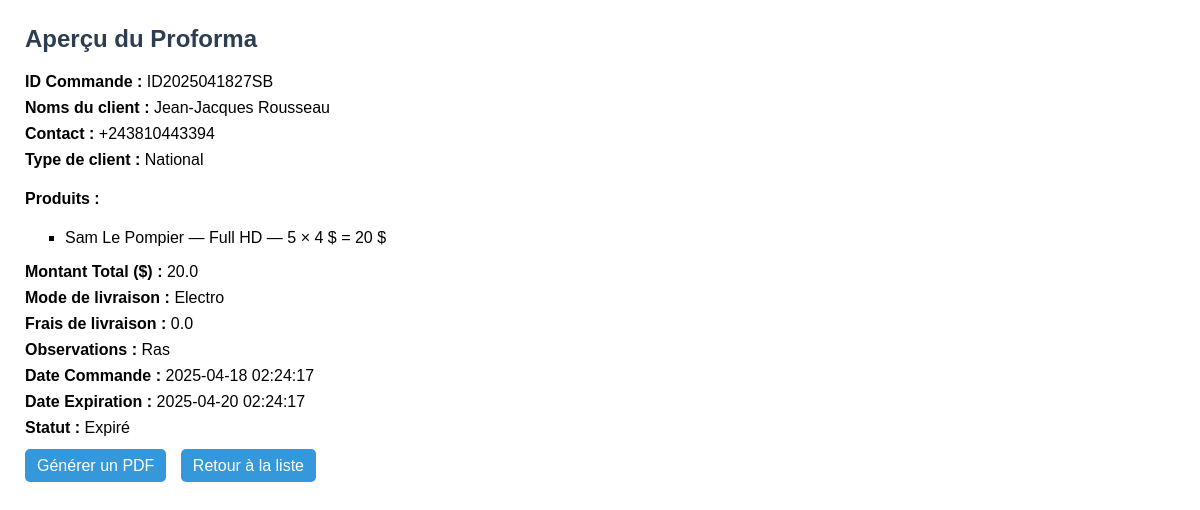
Before: /commandes/view/12 with the older database file.
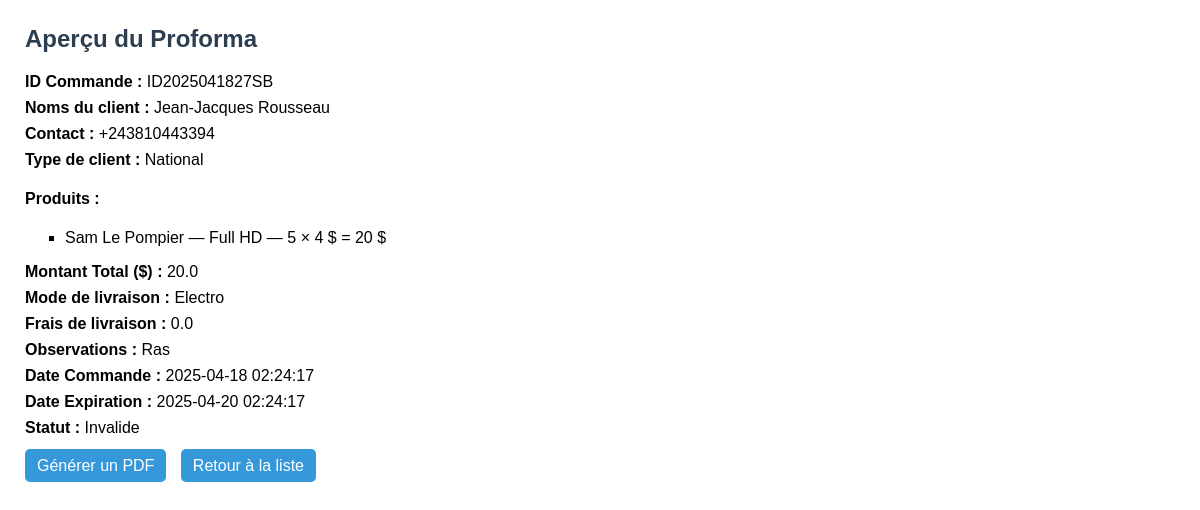
After: the same page with the newer database file.
### tables this page shows
CREATE TABLE proformas (
            id INTEGER PRIMARY KEY AUTOINCREMENT,
            nom_client TEXT,
            contact TEXT,
            type_client TEXT,
            produits TEXT,
            montant_total REAL,
            mode_livraison TEXT,
            frais_livraison REAL,
            observations TEXT,
            date_commande TEXT,
            date_generation TEXT,
            date_expiration TEXT,
            statut TEXT,
            chemin_fichier TEXT
        , id_commande TEXT);

### routes/commandes_routes.py (the view)
@commandes_bp.route("/view/<int:proforma_id>")
def view_proforma(proforma_id):
    conn = sqlite3.connect(DB_NAME)
    conn.row_factory = sqlite3.Row
    c = conn.cursor()
    c.execute("SELECT * FROM proformas WHERE id=?", (proforma_id,))
    proforma = c.fetchone()
    conn.close()
    if not proforma:
        return "Commande non trouvée", 404
    try:
        produits = json.loads(proforma["produits"])
    except:
        produits = []
    return render_template("proforma_view.html", proforma=proforma, produits=produits)

### templates/proforma_view.html (shortened to what this page needs)
<!DOCTYPE html>
<html lang="fr">
<head>
</head>
<body>
    <h2>Aperçu du Proforma</h2>
    <p><strong>ID Commande :</strong> {{ proforma["id_commande"] }}</p>
    <p><strong>Noms du client :</strong> {{ proforma["nom_client"] }}</p>
    <p><strong>Contact :</strong> {{ proforma["contact"] }}</p>
    <p><strong>Type de client :</strong> {{ proforma["type_client"] }}</p>
    <h4>Produits :</h4>
    <ul>
      {% for produit in produits %}
        <li>{{ produit["titre"] }} — {{ produit["qualite"] }} — {{ produit["quantite"] }} × {{ produit["prix"] }} $ = {{ produit["total"] }} $</li>
      {% endfor %}
    </ul>
    <p><strong>Montant Total ($) :</strong> {{ proforma["montant_total"] }}</p>
    <p><strong>Mode de livraison :</strong> {{ proforma["mode_livraison"] }}</p>
    <p><strong>Frais de livraison :</strong> {{ proforma["frais_livraison"] }}</p>
    <p><strong>Observations :</strong> {{ proforma["observations"] }}</p>
    <p><strong>Date Commande :</strong> {{ proforma["date_commande"] }}</p>
    <p><strong>Date Expiration :</strong> {{ proforma["date_expiration"] }}</p>
    <p><strong>Statut :</strong> {{ proforma["statut"] }}</p>
    <div class="btn">
        <a href="{{ url_for('commandes.generer_pdf', proforma_id=proforma['id']) }}">Générer un PDF</a>
        <a href="{{ url_for('commandes.liste_commandes') }}">Retour à la liste</a>
    </div>
</body>
</html>

Changed rows visible on the page:
changed proformas "ID2025041827SB": statut "Expiré" → "Invalide"
